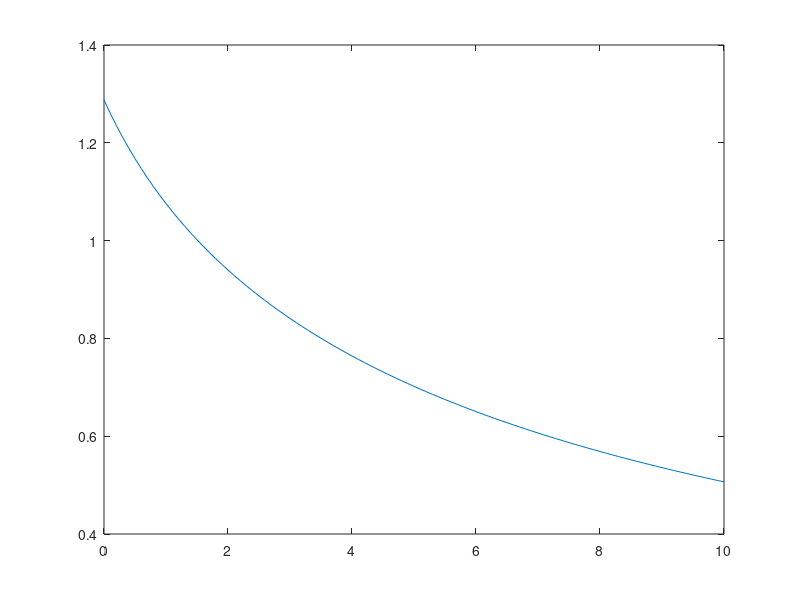

The MATLAB source for this figure:

% Session 3 part 1 - linear algebra
% Emma Rousseau

% Question 1

a = [2 3; 1 4];
p1 = poly(a)

b = [1 2 -2; -2 5 -2; -6 6 -3];
p2 = poly(b)

c = [1 2 3 4; 5 6 7 8; 9 10 11 12; 13 14 15 16];
p3 = poly(c)

% Question 2
roots(p1)
roots(p2)
roots(p3)

% Question 3
eig(a)
eig(b)
eig(c)

% Question 4
a = [-2 2 -3;
      2 1 -6;
    -1 -2 0];

eig(a)
eig(a')
eig(inv(a))

% Question 5
a = [4 -5; 2 -3];
[p, d] = eig(a);
p/a*p == d
inv(p)*a*p == d

% Question 6
a = [1 2; 0 1];
[p, d] = eig(a);
p/a*p == d % not diagonalizable

% Question 7
a = [2 3; 1 4];
[p, d] = eig(a);
p/a*p == d

[p, d] = eig(b);
p/b*p == d

[p, d] = eig(c);
p/c*p == d

% Question 8
i = [1 2 3 4 5 6 7 8 9 10];
j = i;
eigens = zeros(100, 1);

for t = 0:0.1:10
    a = zeros(10, 10);
    for i = 1:10
        for j = 1:10
            a(i, j) = 1/(i+j+t);
        end
    end
    [p, d] = eig(a);
    eigens(round(t*10 + 1)) = max(diag(d));
end

t = 0:0.1:10;
plot(t, eigens)